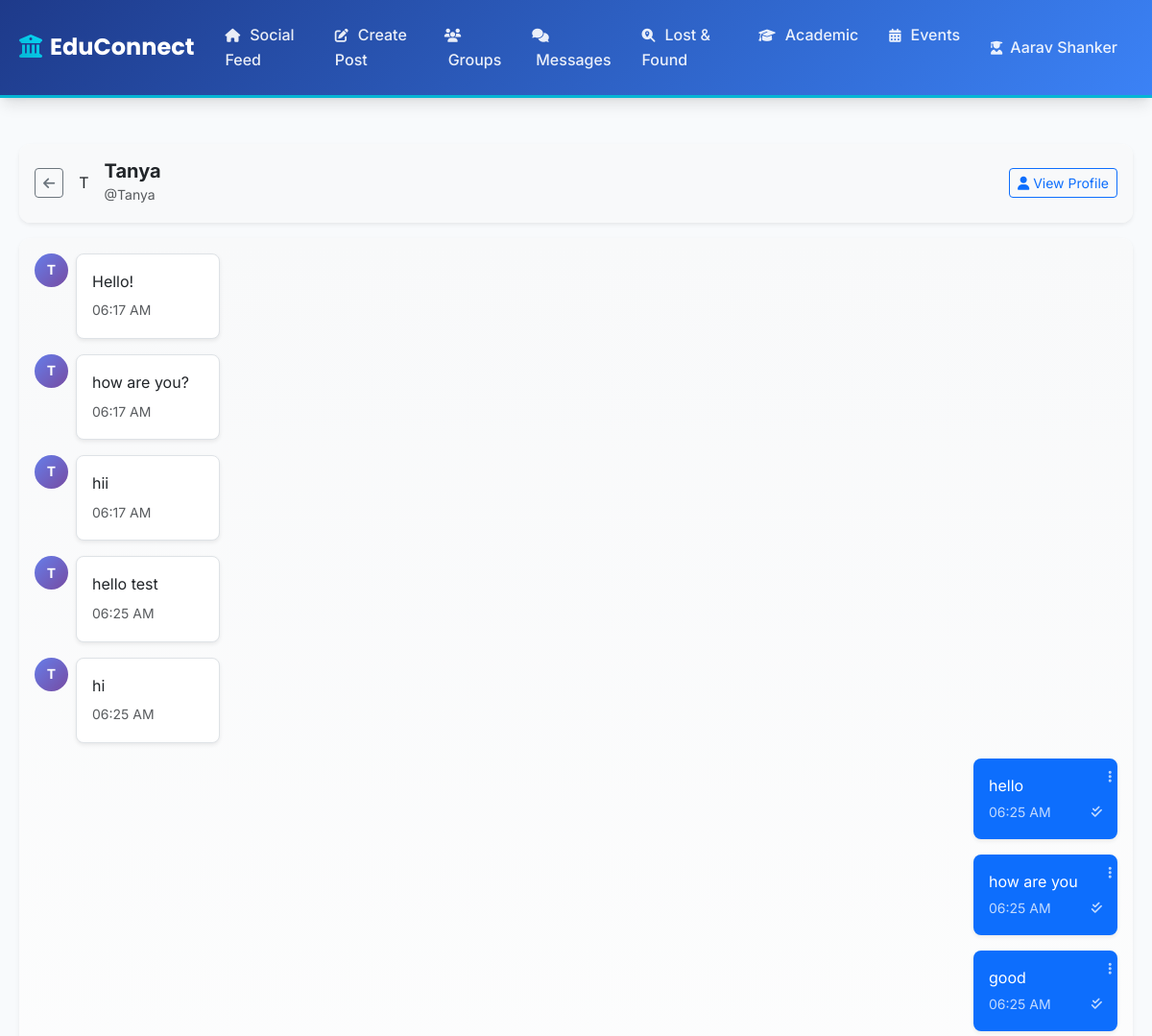
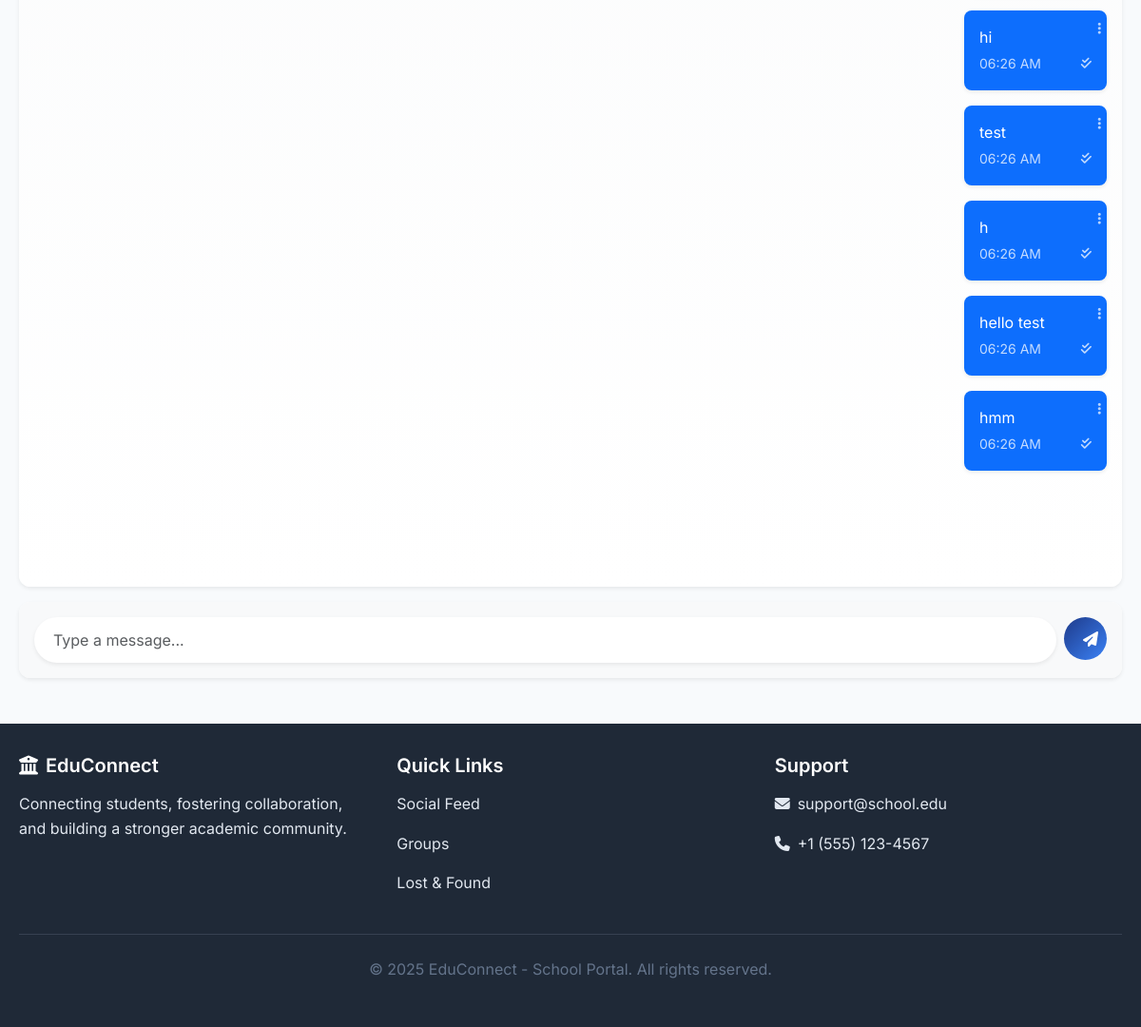
The page /message/Tanya (signed in) on the database its author committed (2 pictures, top to bottom).
### models.py (models this page shows, shortened)
class User(db.Model):
    id = db.Column(db.Integer, primary_key=True)
    username = db.Column(db.String(64), unique=True, nullable=False)
    email = db.Column(db.String(120), unique=True, nullable=False)
    password_hash = db.Column(db.String(256), nullable=False)
    full_name = db.Column(db.String(100), nullable=False)
    bio = db.Column(db.Text, default='')
    is_admin = db.Column(db.Boolean, default=False, nullable=False)
    is_teacher = db.Column(db.Boolean, default=False, nullable=False)
    is_prefect = db.Column(db.Boolean, default=False, nullable=False)
    is_parent = db.Column(db.Boolean, default=False, nullable=False)  # New field for parents
    house = db.Column(db.String(20), nullable=True)  # St. Patrick, St. Raphael, St. Nicolas, St. Michael
    grade_level = db.Column(db.String(20))
    section = db.Column(db.String(1), nullable=True)  # A-I sections for both students and teachers
    subject_taught = db.Column(db.String(50), nullable=True)  # For teachers
    class_teacher_grade = db.Column(db.String(20), nullable=True)  # Grade this teacher is class teacher of
    class_teacher_section = db.Column(db.String(1), nullable=True)  # Section this teacher is class teacher of
    points = db.Column(db.Integer, default=12, nullable=False)  # Student points system - default 12
    is_limited = db.Column(db.Boolean, default=False, nullable=False)  # Limitation status
    limit_reason = db.Column(db.Text)  # Reason for limitation
    limit_start_date = db.Column(db.DateTime)  # When limitation started
    limit_end_date = db.Column(db.DateTime)  # When limitation expires (None for permanent)
    limited_by_id = db.Column(db.Integer, db.ForeignKey('user.id'))  # Admin who applied limitation
    date_created = db.Column(db.DateTime, default=get_ist_now)
    posts = db.relationship('Post', backref='author', lazy='select', cascade='all, delete-orphan')
    comments = db.relationship('Comment', backref='author', lazy='select', cascade='all, delete-orphan')
    likes = db.relationship('Like', backref='user', lazy='select', cascade='all, delete-orphan')
    sent_messages = db.relationship('DirectMessage', foreign_keys='DirectMessage.sender_id', backref='sender', lazy='select', cascade='all, delete-orphan')
    received_messages = db.relationship('DirectMessage', foreign_keys='DirectMessage.receiver_id', backref='receiver', lazy='select', cascade='all, delete-orphan')
    created_groups = db.relationship('Group', foreign_keys='Group.admin_id', backref='admin', lazy='select')
    group_memberships = db.relationship('GroupMembership', backref='user', lazy='select', cascade='all, delete-orphan')
    children_relations = db.relationship('ParentChild', foreign_keys='ParentChild.parent_id', backref='parent', lazy='select', cascade='all, delete-orphan')
    parent_relations = db.relationship('ParentChild', foreign_keys='ParentChild.child_id', backref='child', lazy='select', cascade='all, delete-orphan')
    limited_by = db.relationship('User', foreign_keys=[limited_by_id], remote_side=[id], backref='users_limited')
    def can_report_or_delete_user(self, target_user):
        if self.is_admin:
            return True
        if self.is_teacher:
            if target_user.is_admin:
                return False
            return True
        if self.is_prefect:
            if target_user.is_admin or target_user.is_teacher:
                return False
            if not target_user.is_student():
                return False
            return True
        return False
    def is_limited_currently(self):
        if not self.is_limited:
            return False

class DirectMessage(db.Model):
    id = db.Column(db.Integer, primary_key=True)
    sender_id = db.Column(db.Integer, db.ForeignKey('user.id'), nullable=False)
    receiver_id = db.Column(db.Integer, db.ForeignKey('user.id'), nullable=False)
    content = db.Column(db.Text, nullable=False)
    date_sent = db.Column(db.DateTime, default=get_ist_now)
    is_read = db.Column(db.Boolean, default=False, nullable=False)
    is_edited = db.Column(db.Boolean, default=False, nullable=False)
    date_edited = db.Column(db.DateTime)

### routes.py (the view)
@app.route('/message/<username>')
def view_conversation(username):
    if 'user_id' not in session:
        flash('Please log in to view conversations.', 'error')
        return redirect(url_for('login'))
    current_user_id = session['user_id']
    other_user = User.query.filter_by(username=username).first_or_404()
    current_user = User.query.get(current_user_id)
    if current_user.is_parent:
        flash('Parents cannot access messaging conversations.', 'warning')
        return redirect(url_for('parent_dashboard'))
    messages = DirectMessage.query.filter(
        or_(
            and_(DirectMessage.sender_id == current_user_id, DirectMessage.receiver_id == other_user.id),
            and_(DirectMessage.sender_id == other_user.id, DirectMessage.receiver_id == current_user_id)
        )
    ).order_by(DirectMessage.date_sent.asc()).all()
    unread_messages = DirectMessage.query.filter_by(
        sender_id=other_user.id,
        receiver_id=current_user_id,
        is_read=False
    ).all()
    for msg in unread_messages:
        msg.is_read = True
    db.session.commit()
    return render_template('conversation.html', other_user=other_user, messages=messages, current_user=current_user)

### routes.py (called while the page is built)
@app.context_processor
def utility_processor():
    def get_user_by_id(user_id):
        if user_id:
            return User.query.get(user_id)
        return None
    def is_logged_in():
        return 'user_id' in session
    def can_access_social_features():
        if 'user_id' not in session:
            return False
        user = User.query.get(session['user_id'])
        return user and not user.is_limited_currently()
    return dict(get_user_by_id=get_user_by_id, is_logged_in=is_logged_in, can_access_social_features=can_access_social_features, datetime=get_ist_now, get_ist_now=get_ist_now)

### templates/conversation.html (shortened to what this page needs)
{% extends "base.html" %}
{% block content %}
<div class="row h-100">
    <div class="col-12">
        <div class="card mb-3 shadow-sm">
            <div class="card-body">
                <div class="d-flex align-items-center justify-content-between">
                    <div class="d-flex align-items-center">
                        <a href="{{ url_for('messages') }}" class="btn btn-sm btn-outline-secondary me-3">
                            <i class="fas fa-arrow-left"></i>
                        </a>
                        <div class="avatar-circle me-3">
                            {{ other_user.full_name[0].upper() }}
                        </div>
                        <div>
                            <h5 class="mb-0 fw-bold">
                                {{ other_user.full_name }}
                            </h5>
                            <small class="text-muted">@{{ other_user.username }}</small>
                        </div>
                    </div>
                    <a href="{{ url_for('view_user_profile', username=other_user.username) }}"
                       class="btn btn-sm btn-outline-primary">
                        <i class="fas fa-user me-1"></i>View Profile
                    </a>
                </div>
            </div>
        </div>
        <div class="card mb-3 shadow-sm" style="height: 70vh; min-height: 500px;">
            <div class="card-body overflow-auto p-3" id="messagesContainer" style="scroll-behavior: smooth; background: linear-gradient(to bottom, #f8f9fa, #ffffff);">
                {% if messages %}
                    {% for message in messages %}
                        {% if message.sender_id == session.user_id %}
                            <div class="d-flex justify-content-end mb-3">
                                <div class="position-relative">
                                    <div class="bg-primary text-white rounded-3 p-3 shadow-sm" style="max-width: 300px; min-width: 150px;">
                                        <div class="dropdown position-absolute" style="top: 5px; right: 5px;">
                                            <button class="btn btn-sm btn-link text-white p-0" type="button" data-bs-toggle="dropdown" style="opacity: 0.7;">
                                                <i class="fas fa-ellipsis-v"></i>
                                            </button>
                                        </div>
                                        <p class="mb-1" id="message-content-{{ message.id }}">{{ message.content }}</p>
                                        <div class="d-flex justify-content-between align-items-center">
                                            <small class="opacity-75">
                                                {{ message.date_sent.strftime('%I:%M %p') }}
                                            </small>
                                            <i class="fas fa-check-double opacity-75" style="font-size: 0.8em;"></i>
                                        </div>
                                    </div>
                                </div>
                            </div>
                        {% else %}
                            <div class="d-flex justify-content-start mb-3">
                                <div class="avatar-circle-sm me-2 flex-shrink-0">
                                    {{ other_user.full_name[0].upper() }}
                                </div>
                                <div class="position-relative">
                                    <div class="bg-white rounded-3 p-3 shadow-sm border" style="max-width: 300px; min-width: 150px;">
                                        <p class="mb-1">{{ message.content }}</p>
                                        <small class="text-muted">
                                            {{ message.date_sent.strftime('%I:%M %p') }}
                                        </small>
                                    </div>
                                </div>
                            </div>
                        {% endif %}
                    {% endfor %}
                {% else %}
                    <div class="text-center py-5">
                        <i class="fas fa-comment-dots fa-3x text-muted mb-3"></i>
                        <h5 class="text-muted">Start the conversation!</h5>
                        <p class="text-muted">Send a message to {{ other_user.full_name }} below.</p>
                    </div>
                {% endif %}
            </div>
        </div>
        <div class="card shadow-sm">
            <div class="card-body p-3">
                <form method="POST" action="{{ url_for('send_message', username=other_user.username) }}" id="messageForm">
                    <div class="input-group">
                        <input type="text" class="form-control border-0 rounded-pill shadow-sm" name="content" id="messageInput"
                               placeholder="Type a message..." required autofocus style="padding: 12px 20px;">
                        <button type="submit" class="btn btn-primary rounded-circle ms-2" style="width: 45px; height: 45px;">
                            <i class="fas fa-paper-plane"></i>
                        </button>
                    </div>
                </form>
            </div>
        </div>
    </div>
</div>
{% endblock %}

### templates/base.html (style rules this page uses)
:root { --primary-color: #1e3a8a; --secondary-color: #3b82f6; --accent-color: #06b6d4; --success-color: #10b981; --warning-color: #f59e0b; --danger-color: #ef4444; --dark-color: #1f2937; --light-gray: #f8fafc; --medium-gray: #e2e8f0; --text-primary: #1e293b; --text-secondary: #64748b; --border-radius: 12px; --shadow-sm: 0 1px 2px 0 rgb(0 0 0 / 0.05); --shadow-md: 0 4px 6px -1px rgb(0 0 0 / 0.1), 0 2px 4px -2px rgb(0 0 0 / 0.1); --shadow-lg: 0 10px 15px -3px rgb(0 0 0 / 0.1), 0 4px 6px -4px rgb(0 0 0 / 0.1); }
* { box-sizing: border-box; }
body { font-family: 'Inter', -apple-system, BlinkMacSystemFont, sans-serif; background-color: var(--light-gray); color: var(--text-primary); line-height: 1.6; }
.card { border: none; border-radius: var(--border-radius); box-shadow: var(--shadow-md); transition: all 0.3s ease; overflow: hidden; }
.btn-primary { background: linear-gradient(135deg, var(--primary-color), var(--secondary-color)); border: none; border-radius: 8px; font-weight: 500; padding: 10px 20px; transition: all 0.3s ease; }

### templates/conversation.html (style rules this page uses)
.avatar-circle-sm { width: 35px; height: 35px; border-radius: 50%; background: linear-gradient(135deg, #667eea 0%, #764ba2 100%); color: white; display: flex; align-items: center; justify-content: center; font-weight: bold; font-size: 14px; }
.card { border: none; }
.card-body { background: #f8f9fa; }

### rows shown on the page
User: full_name "T", full_name "Tanya", username "Tanya"
DirectMessage: content "Hello!", date_sent "06:17 AM"
DirectMessage: content "how are you?", date_sent "06:17 AM"
DirectMessage: content "hii", date_sent "06:17 AM"
DirectMessage: content "hello test", date_sent "06:25 AM"
DirectMessage: content "hi", date_sent "06:25 AM"
DirectMessage: content "hello", date_sent "06:25 AM"
DirectMessage: content "how are you", date_sent "06:25 AM"
DirectMessage: content "good", date_sent "06:25 AM"
DirectMessage: content "hi", date_sent "06:26 AM"
DirectMessage: content "test", date_sent "06:26 AM"
DirectMessage: content "h", date_sent "06:26 AM"
DirectMessage: content "hello test", date_sent "06:26 AM"
DirectMessage: content "hmm", date_sent "06:26 AM"

### other values the page prints
{{ session.username }} "Aarav Shanker"
